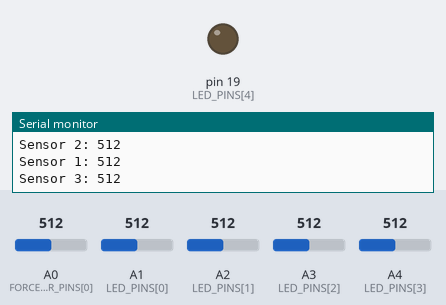
The sketch below on a simulated Arduino Uno, built with avr-gcc and run on an emulated ATmega328P. Shown: output pins drawn as LEDs (lit = HIGH), the last lines printed to the serial monitor. Inputs (shaded band) come from the test bench; at power-on: A4 (LED_PINS[3]) = 512, A0 (FORCE_SENSOR_PINS[0]) = 512, A1 (LED_PINS[0]) = 512, A2 (LED_PINS[1]) = 512, A3 (LED_PINS[2]) = 512. Random numbers use the default seed unless the sketch sets one.

Above: at 1.2 s.
1.3 s: A4 (LED_PINS[3]) set to 17
4.3 s: A4 (LED_PINS[3]) set to 13
At 4.8 s:
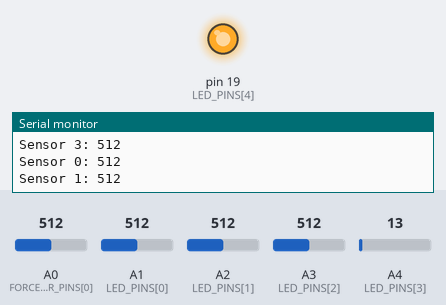
5.8 s: A4 (LED_PINS[3]) set to 30
8.8 s: A0 (FORCE_SENSOR_PINS[0]) set to 16
11.8 s: A0 (FORCE_SENSOR_PINS[0]) set to 13
Timing chart, 0 to 14.3 s (numbered marks = the images above; inputs shaded):
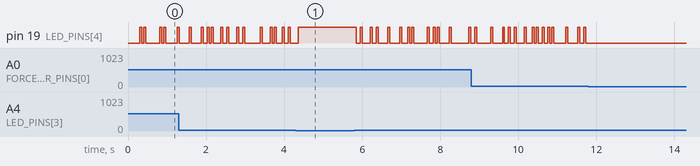

The sketch:

Random_Iteration.ino
```cpp
// Define LED and force sensor pins
const int LED_PINS[] = {15, 16, 17, 18, 19};
const int FORCE_SENSOR_PINS[] = {A0, A1, A2, A3, A4};
const int NUM_LEDS = 5;

// Define threshold force values (adjust as necessary)
const int THRESHOLD_FORCE = 15;

// Define current LED and force sensor
int currentLED = 0;
int previousLED = 0;

void setup() {
  // Set LED pins as outputs
  for (int i = 0; i < NUM_LEDS; i++) {
    pinMode(LED_PINS[i], OUTPUT);
  }

  // Set force sensor pins as inputs
  for (int i = 0; i < NUM_LEDS; i++) {
    pinMode(FORCE_SENSOR_PINS[i], INPUT);
  }

  // Initialize serial communication
  Serial.begin(9600);

  // Randomly turn on an LED
  randomSeed(analogRead(0));
  currentLED = random(0, NUM_LEDS);
  digitalWrite(LED_PINS[currentLED], HIGH);
}

void loop() {
  // Read the force sensor value
  int forceValue = analogRead(FORCE_SENSOR_PINS[currentLED]);

  // Print the force sensor value to the serial monitor
  Serial.print("Sensor ");
  Serial.print(currentLED);
  Serial.print(": ");
  Serial.println(forceValue);

  // If the force value is greater than or equal to the threshold value,
  // turn off the current LED
  if (forceValue >= THRESHOLD_FORCE) {
    digitalWrite(LED_PINS[currentLED], LOW);
    previousLED = currentLED;

    // Randomly move to the next LED
    do {
      currentLED = random(0, NUM_LEDS);
    } while (currentLED == previousLED);

    // Turn on the next LED
    digitalWrite(LED_PINS[currentLED], HIGH);

    // Wait for the corresponding force sensor to be pressed
    while (analogRead(FORCE_SENSOR_PINS[currentLED]) < THRESHOLD_FORCE) {}
  }

  // Delay for a short period of time to avoid rapid flickering
delay(50);
}
```

Measured:
- the behaviour switches between 15 and 14 on A4 (LED_PINS[3]) (found by bisection; images 0 and 1)
